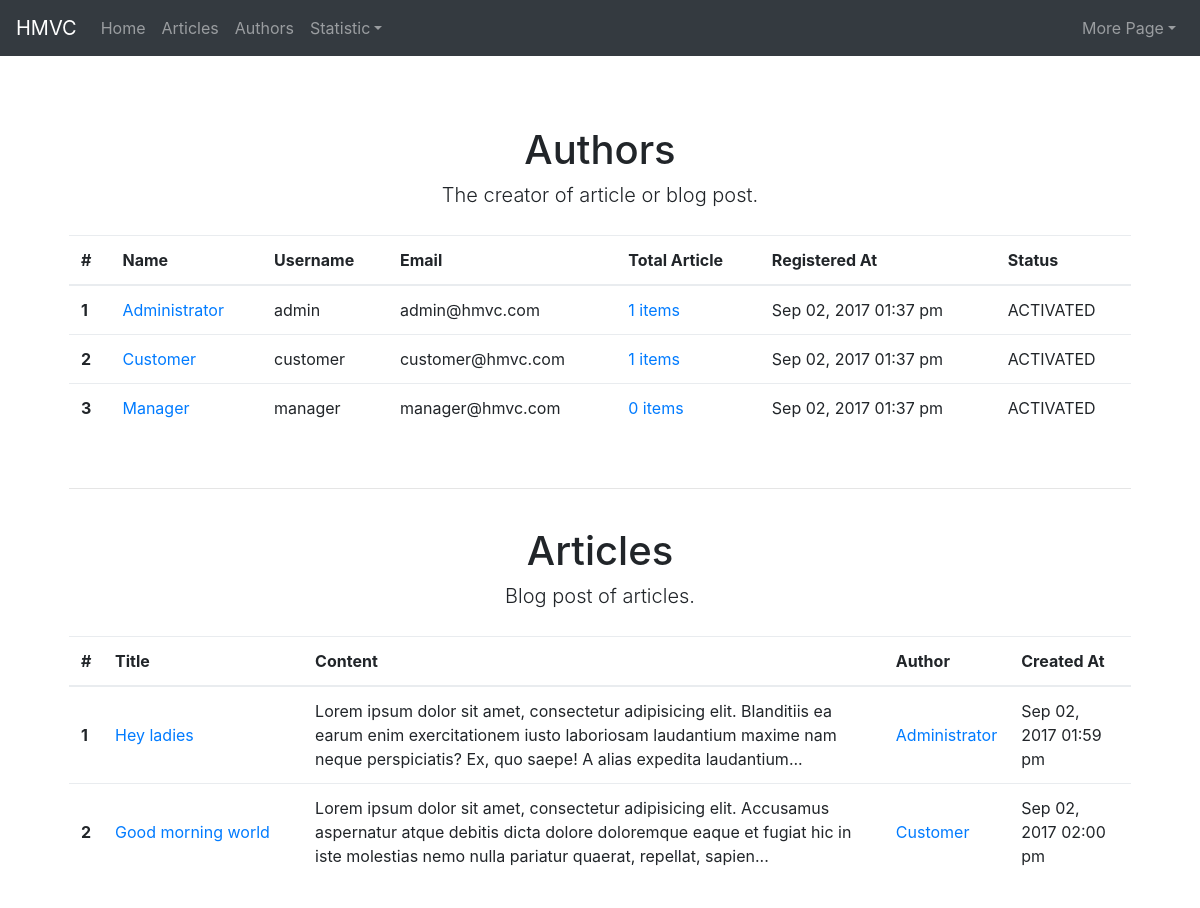
Screenshot of /statistic with the database file from the repository.
### tables this page shows
CREATE TABLE `users` (
  `id` int(11) unsigned NOT NULL AUTO_INCREMENT,
  `name` varchar(50) NOT NULL,
  `username` varchar(50) NOT NULL,
  `email` varchar(50) NOT NULL,
  `password` varchar(200) NOT NULL,
  `status` enum('PENDING','ACTIVATED','SUSPENDED') NOT NULL DEFAULT 'PENDING',
  `created_at` timestamp NOT NULL DEFAULT CURRENT_TIMESTAMP,
  PRIMARY KEY (`id`),
  UNIQUE KEY `username` (`username`),
  UNIQUE KEY `email` (`email`)
);

CREATE TABLE `articles` (
  `id` int(11) unsigned NOT NULL AUTO_INCREMENT,
  `title` varchar(200) NOT NULL,
  `slug` varchar(500) NOT NULL,
  `content` text NOT NULL,
  `author_id` int(11) unsigned NOT NULL,
  `created_at` timestamp NOT NULL DEFAULT CURRENT_TIMESTAMP,
  PRIMARY KEY (`id`),
  UNIQUE KEY `slug` (`slug`),
  KEY `fk_article_author` (`author_id`),
  CONSTRAINT `fk_article_author` FOREIGN KEY (`author_id`) REFERENCES `users` (`id`)
);

### application/modules/statistic/controllers/Statistic.php (called while the page is built, shortened)
<?php
class Statistic extends MX_Controller
{
    public function index()
    {
        $this->load->view('template/layout', [
            'title' => 'Statistic',
            'page' => 'index',
        ]);
    }
}

### index.php (called while the page is built, shortened)
<?php
require_once BASEPATH.'core/CodeIgniter.php';

### application/third_party/MX/Modules.php (called while the page is built, shortened)
<?php (defined('BASEPATH')) OR exit('No direct script access allowed');
class Modules
{
	public static $routes, $registry, $locations;
	public static function run($module)
	{
		$method = 'index';
		if(($pos = strrpos($module, '/')) != FALSE)
		{
			$method = substr($module, $pos + 1);
			$module = substr($module, 0, $pos);
		}
		if($class = self::load($module))
		{
			if (method_exists($class, $method))	{
				$args = func_get_args();
				$output = call_user_func_array(array($class, $method), array_slice($args, 1));
				$buffer = ob_get_clean();
				return ($output !== NULL) ? $output : $buffer;
			}
		}
	}
	public static function load($module)
	{
		(is_array($module)) ? list($module, $params) = each($module) : $params = NULL;
		$alias = strtolower(basename($module));
		if ( ! isset(self::$registry[$alias]))
		{
			list($class) = CI::$APP->router->locate(explode('/', $module));
			$path = APPPATH.'controllers/'.CI::$APP->router->directory;
			$class = $class.CI::$APP->config->item('controller_suffix');
			self::$registry[$alias] = new $controller($params);
		}
		return self::$registry[$alias];
	}
	public static function autoload($class)
	{
		if (strstr($class, 'MX_'))
		{
			if (is_file($location = dirname(__FILE__).'/'.substr($class, 3).EXT))
			{
				return;
			}
		}
	}
	public static function load_file($file, $path, $type = 'other', $result = TRUE)
	{
		$file = str_replace(EXT, '', $file);
		$location = $path.$file.EXT;
		return $result;
	}
	public static function find($file, $module, $base)
	{
		$segments = explode('/', $file);
		$file = array_pop($segments);
		$file_ext = (pathinfo($file, PATHINFO_EXTENSION)) ? $file : $file.EXT;
		$path = ltrim(implode('/', $segments).'/', '/');
		$module ? $modules[$module] = $path : $modules = array();
		if ( ! empty($segments))
		{
			$modules[array_shift($segments)] = ltrim(implode('/', $segments).'/','/');
		}
		foreach (Modules::$locations as $location => $offset)
		{
			foreach($modules as $module => $subpath)
			{
				$fullpath = $location.$module.'/'.$base.$subpath;
				if ($base == 'libraries/' OR $base == 'models/')
				{
					if(is_file($fullpath.ucfirst($file_ext))) return array($fullpath, ucfirst($file));
				}
				else
				if (is_file($fullpath.$file_ext)) return array($fullpath, $file);
			}
		}
		return array(FALSE, $file);
	}
	public static function parse_routes($module, $uri)
	{
		if ( ! isset(self::$routes[$module]))
		{
			if (list($path) = self::find('routes', $module, 'config/'))
			{
				$path && self::$routes[$module] = self::load_file('routes', $path, 'route');
			}
		}
		if ( ! isset(self::$routes[$module])) return;
	}
}

### application/third_party/MX/Router.php (called while the page is built, shortened)
<?php (defined('BASEPATH')) OR exit('No direct script access allowed');
require dirname(__FILE__).'/Modules.php';
class MX_Router extends CI_Router
{
	public $module;
	public function fetch_module()
	{
		return $this->module;
	}
	public function locate($segments)
	{
		$ext = $this->config->item('controller_suffix').EXT;
		list($module, $directory, $controller) = array_pad($segments, 3, NULL);
		foreach (Modules::$locations as $location => $offset)
		{
			if (is_dir($source = $location.$module.'/controllers/'))
			{
				$this->module = $module;
				$this->directory = $offset.$module.'/controllers/';
				if($directory)
				{
					if(is_dir($source.$directory.'/'))
					{
						$source .= $directory.'/';
						$this->directory .= $directory.'/';
						if($controller)
						{
							if(is_file($source.ucfirst($controller).$ext))
							{
								$this->located = 3;
								return array_slice($segments, 2);
							}
							else $this->located = -1;
						}
					}
					else
					if(is_file($source.ucfirst($directory).$ext))
					{
						return array_slice($segments, 1);
					}
					else $this->located = -1;
				}
				if(is_file($source.ucfirst($module).$ext))
				{
					return $segments;
				}
			}
		}
	}
}

### application/modules/author/models/Author_model.php (called while the page is built, shortened)
<?php
class Author_model extends CI_Model
{
    private function getAuthorBaseQuery()
    {
        return $this->db
            ->select([
                'users.*',
                'IFNULL(author_articles.total_article, 0) AS total_article'
            ])
            ->from('users')
            ->join('(
                    SELECT author_id, COUNT(id) AS total_article
                    FROM articles
                    GROUP BY author_id
                ) author_articles',
                'author_articles.author_id = users.id', 'left');
    }
    public function getAllAuthors()
    {
        return $this->getAuthorBaseQuery()->get()->result_array();
    }
}

### application/modules/author/controllers/Author_data.php (called while the page is built, shortened)
<?php
class Author_data extends MX_Controller
{
    public function fetch()
    {
        $this->load->model('Author_model', 'author');
        $this->load->view('index', [
            'title' => 'Authors',
            'authors' => $this->author->getAllAuthors()
        ]);
    }
}

### application/modules/article/models/Article_model.php (called while the page is built, shortened)
<?php
class Article_model extends CI_Model
{
    private function getArticleBaseQuery()
    {
        return $this->db
            ->select([
                'articles.*',
                'users.name AS author_name',
                'users.username AS author_username'
            ])
            ->from('articles')
            ->join('users', 'articles.author_id = users.id');
    }
    public function getAllArticles()
    {
        return $this->getArticleBaseQuery()->get()->result_array();
    }
}

### application/modules/article/controllers/Article_data.php (called while the page is built, shortened)
<?php
class Article_data extends MX_Controller
{
    public function fetch()
    {
        $this->load->model('Article_model', 'article');
        $this->load->view('index', [
            'title' => 'Articles',
            'articles' => $this->article->getAllArticles()
        ]);
    }
}

### application/modules/author/views/index.php (the view, shortened to what this page needs)
<div class="text-center section-title">
    <h1><?= $title ?></h1>
    <p class="lead">
        The creator of article or blog post.
    </p>
</div>
<table class="table table-hover table-responsive">
    <thead>
    <tr>
        <th style="max-width: 15px">#</th>
        <th>Name</th>
        <th>Username</th>
        <th>Email</th>
        <th>Total Article</th>
        <th>Registered At</th>
        <th>Status</th>
    </tr>
    </thead>
    <tbody>
    <?php $no = 1;
    foreach ($authors as $author): ?>
        <tr>
            <th><?= $no++ ?></th>
            <td>
                <a href="<?= site_url('author/view/' . $author['username']) ?>">
                    <?= $author['name'] ?>
                </a>
            </td>
            <td><?= $author['username'] ?></td>
            <td><?= $author['email'] ?></td>
            <td>
                <a href="<?= site_url('author/article/' . $author['username']) ?>">
                    <?= $author['total_article'] ?> items
                </a>
            </td>
            <td><?= (new DateTime($author['created_at']))->format('M d, Y h:i a') ?></td>
            <td><?= $author['status'] ?></td>
        </tr>
    <?php endforeach; ?>
    </tbody>
</table>

### application/third_party/MX/Loader.php (shortened to what this page needs)
<?php (defined('BASEPATH')) OR exit('No direct script access allowed');
class MX_Loader extends CI_Loader
{
	protected $_module;
	public $_ci_cached_vars = array();
	public function initialize($controller = NULL)
	{
		$this->_module = CI::$APP->router->fetch_module();
		if ($controller instanceof MX_Controller)
		{
			$this->controller = $controller;
			foreach (get_class_vars('CI_Loader') as $var => $val)
			{
				if ($var != '_ci_ob_level')
				{
					$this->$var =& CI::$APP->load->$var;
				}
			}
		}
		else
		{
			parent::initialize();
			$this->_autoloader(array());
		}
	}
	public function _add_module_paths($module = '')
	{
		foreach (Modules::$locations as $location => $offset)
		{
			if (is_dir($module_path = $location.$module.'/') && ! in_array($module_path, $this->_ci_model_paths))
			{
				array_unshift($this->_ci_model_paths, $module_path);
			}
		}
	}
	public function database($params = '', $return = FALSE, $query_builder = NULL)
	{
		CI::$APP->db = DB($params, $query_builder);
		return $this;
	}
	public function model($model, $object_name = NULL, $connect = FALSE)
	{
		if (is_array($model)) return $this->models($model);
		($_alias = $object_name) OR $_alias = basename($model);
		list($path, $_model) = Modules::find(strtolower($model), $this->_module, 'models/');
		if ($path == FALSE)
		{
			parent::model($model, $object_name, $connect);
		}
		else
		{
			CI::$APP->$_alias = new $model();
		}
		return $this;
	}
	public function models($models)
	{
		return $this;
	}
	public function view($view, $vars = array(), $return = FALSE)
	{
		list($path, $_view) = Modules::find($view, $this->_module, 'views/');
		if ($path != FALSE)
		{
			$this->_ci_view_paths = array($path => TRUE) + $this->_ci_view_paths;
			$view = $_view;
		}
		return $this->_ci_load(array('_ci_view' => $view, '_ci_vars' => $this->_ci_object_to_array($vars), '_ci_return' => $return));
	}
	public function __get($class)
	{
		return (isset($this->controller)) ? $this->controller->$class : CI::$APP->$class;
	}
	public function _ci_load($_ci_data)
	{
		extract($_ci_data);
		if (isset($_ci_view))
		{
			$_ci_path = '';
			$_ci_file = (pathinfo($_ci_view, PATHINFO_EXTENSION)) ? $_ci_view : $_ci_view.EXT;
			foreach ($this->_ci_view_paths as $path => $cascade)
			{
				if (file_exists($view = $path.$_ci_file))
				{
					$_ci_path = $view;
					break;
				}
			}
		}
		elseif (isset($_ci_path))
		{
			$_ci_file = basename($_ci_path);
			if( ! file_exists($_ci_path)) $_ci_path = '';
		}
		if (isset($_ci_vars))
			$this->_ci_cached_vars = array_merge($this->_ci_cached_vars, (array) $_ci_vars);
		extract($this->_ci_cached_vars);
		if ((bool) @ini_get('short_open_tag') === FALSE && CI::$APP->config->item('rewrite_short_tags') == TRUE)
		{
			echo eval('?>'.preg_replace("/;*\s*\?>/", "; ?>", str_replace('<?=', '<?php echo ', file_get_contents($_ci_path))));
		}
		else
		{
			include($_ci_path);
		}
		if (ob_get_level() > $this->_ci_ob_level + 1)
		{
			ob_end_flush();
		}
		else
		{
			CI::$APP->output->append_output(ob_get_clean());
		}
	}
	public function _autoloader($autoload)
	{
		$path = FALSE;
		if ($this->_module)
		{
			list($path, $file) = Modules::find('constants', $this->_module, 'config/');
			list($path, $file) = Modules::find('autoload', $this->_module, 'config/');
		}
		if (count($autoload) == 0) return;
	}
    protected function _ci_object_to_array($object) {
        return is_object($object) ? get_object_vars($object) : $object;
    }
}

### application/views/template/layout.php (shortened to what this page needs)
<!DOCTYPE html>
<html lang="en">
<head>
    <link href="<?= base_url('assets/lib/bootstrap/css/bootstrap.min.css') ?>" rel="stylesheet">
    <link href="<?= base_url('assets/app/css/style.css') ?>" rel="stylesheet">
</head>
<body>
<nav class="navbar navbar-expand-md navbar-dark bg-dark fixed-top">
    <a class="navbar-brand" href="#">HMVC</a>
    <div class="collapse navbar-collapse" id="navbars">
        <ul class="navbar-nav mr-auto">
            <li class="nav-item <?= $this->uri->segment(1) != '' ?: 'active' ?>">
                <a class="nav-link" href="<?= site_url() ?>">Home
                </a>
            </li>
            <li class="nav-item <?= $this->uri->segment(1) != 'article' ?: 'active' ?>">
                <a class="nav-link" href="<?= site_url('article') ?>">Articles</a>
            </li>
            <li class="nav-item <?= $this->uri->segment(1) != 'author' ?: 'active' ?>">
                <a class="nav-link" href="<?= site_url('author') ?>">Authors</a>
            </li>
            <ul class="navbar-nav <?= $this->uri->segment(1) != 'statistic' ?: 'active' ?>">
                <li class="nav-item dropdown">
                    <a class="nav-link dropdown-toggle" href="#" data-toggle="dropdown"
                       aria-haspopup="true" aria-expanded="false">Statistic</a>
                </li>
            </ul>
        </ul>
        <ul class="navbar-nav">
            <li class="nav-item dropdown">
                <a class="nav-link dropdown-toggle" href="http://example.com" id="dropdown01" data-toggle="dropdown"
                   aria-haspopup="true" aria-expanded="false">More Page</a>
            </li>
        </ul>
    </div>
</nav>
<div class="container">
    <div class="starter-template">
        <?php $this->load->view($page) ?>
    </div>
</div>
</body>
</html>

### application/modules/statistic/views/index.php
<?php
echo Modules::run('author/author_data/fetch');
echo '<br><hr><br>';
echo Modules::run('article/article_data/fetch');

### application/modules/article/views/index.php (shortened to what this page needs)
<div class="text-center section-title">
    <h1><?= $title ?></h1>
    <p class="lead">
        Blog post of articles.
    </p>
</div>
<table class="table table-hover table-responsive">
    <thead>
    <tr>
        <th style="max-width: 15px">#</th>
        <th style="min-width: 200px">Title</th>
        <th>Content</th>
        <th>Author</th>
        <th>Created At</th>
    </tr>
    </thead>
    <tbody>
    <?php $no = 1;
    foreach ($articles as $article): ?>
        <tr>
            <th><?= $no++ ?></th>
            <td>
                <a href="<?= site_url('article/view/' . $article['slug']) ?>">
                    <?= $article['title'] ?>
                </a>
            </td>
            <td><?= trim(substr(strip_tags($article['content']), 0, 200)) ?>...</td>
            <td>
                <a href="<?= site_url('author/view/' . $article['author_username']) ?>">
                    <?= $article['author_name'] ?>
                </a>
            </td>
            <td><?= (new DateTime($article['created_at']))->format('M d, Y h:i a') ?></td>
        </tr>
    <?php endforeach; ?>
    </tbody>
</table>

### assets/app/css/style.css (style rules this page uses)
body { padding-top: 5rem; }
.starter-template { padding: 3rem 1.5rem; }
.section-title { margin-bottom: 25px; }
.table td, .table th { vertical-align: middle; }

### rows the page displays
users: name "Administrator", username "admin", email "admin@hmvc.com", total_article "1", created_at "Sep 02, 2017 01:37 pm", status "ACTIVATED"
users: name "Customer", username "customer", email "customer@hmvc.com", total_article "1", created_at "Sep 02, 2017 01:37 pm", status "ACTIVATED"
users: name "Manager", username "manager", email "manager@hmvc.com", total_article "0", created_at "Sep 02, 2017 01:37 pm", status "ACTIVATED"
articles: title "Hey ladies", content "Lorem ipsum dolor sit amet, consectetur adipisicing elit. Blanditiis ea earum enim exercitationem iusto laboriosam laudantium maxime nam neque perspiciatis? Ex, quo saepe! A alias expedita laudantium", author.name "Administrator", created_at "Sep 02, 2017 01:59 pm"
articles: title "Good morning world", content "Lorem ipsum dolor sit amet, consectetur adipisicing elit. Accusamus aspernatur atque debitis dicta dolore doloremque eaque et fugiat hic in iste molestias nemo nulla pariatur quaerat, repellat, sapien", author.name "Customer", created_at "Sep 02, 2017 02:00 pm"

### other values shown
$title "Authors"
$title "Articles"
